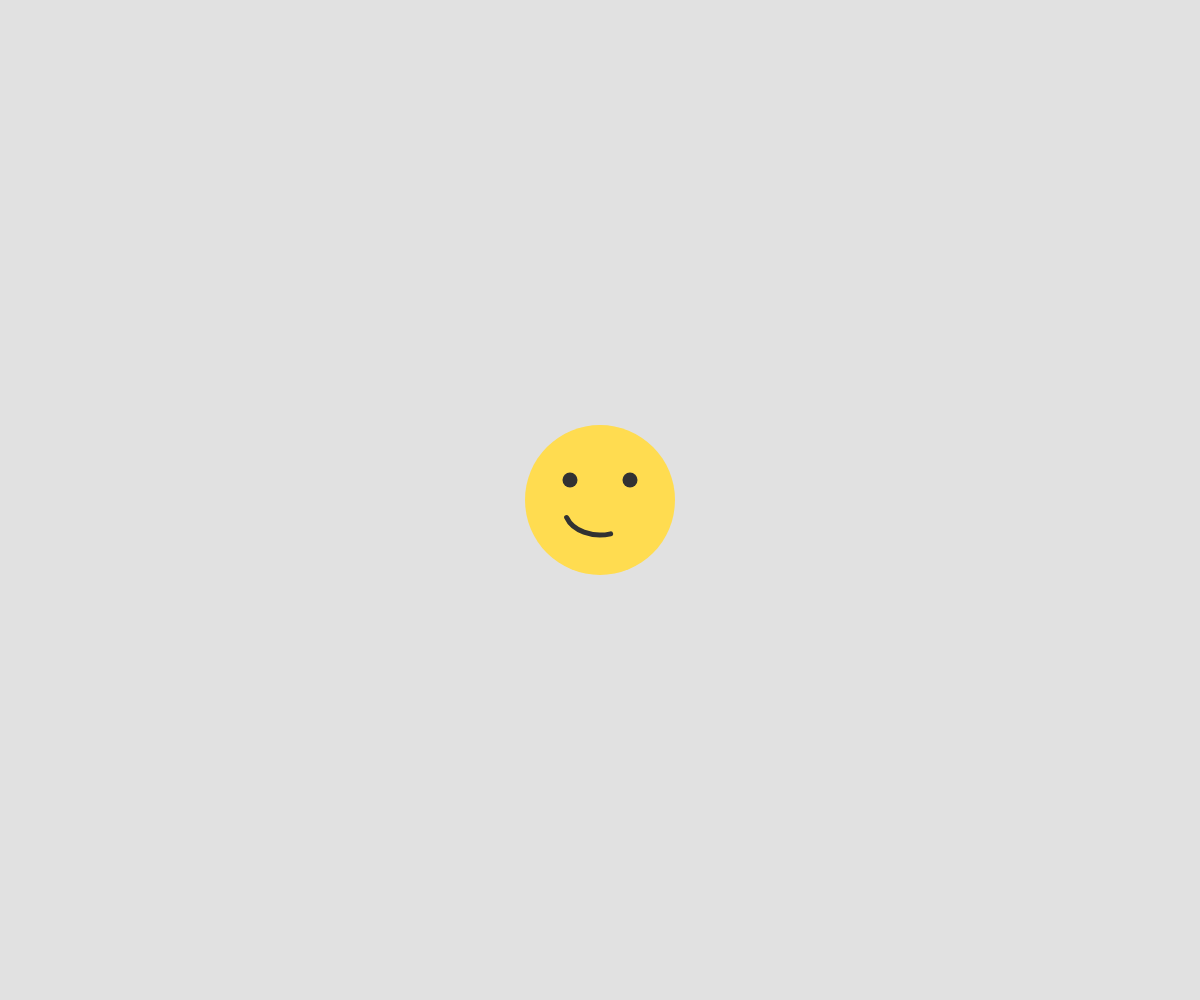
Frame 1 (no input)
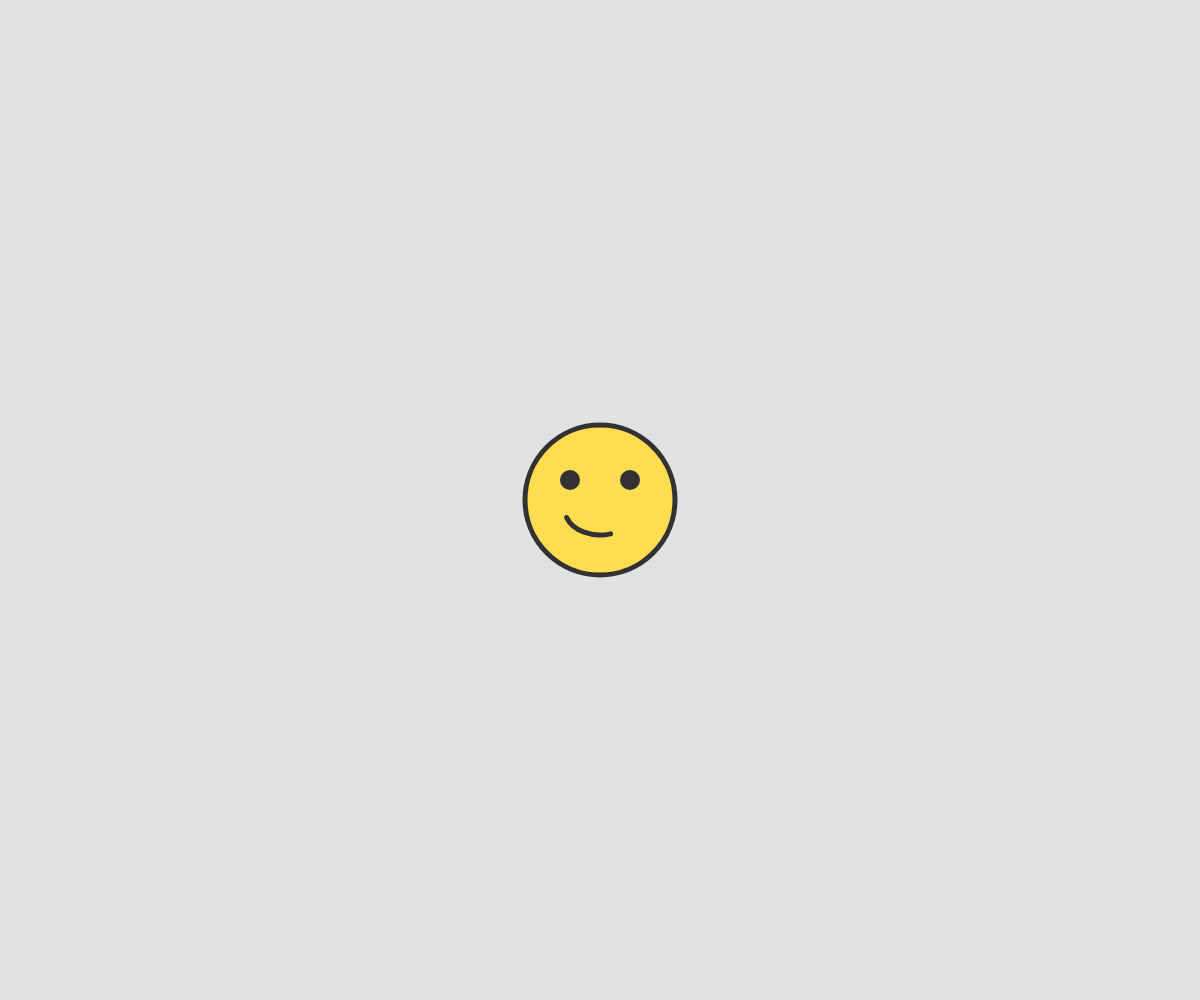
Frame 60 (no input)
Frame 120 (the mouse pressed at the canvas centre since frame 60): identical to frame 60, image omitted

The p5.js sketch that drew these frames (run headless with seeded random() and noise() and a simulated clock; from frame 60 on, the mouse is pressed at the canvas centre):

// p5.js sketch
// ── sketch.js
function setup() {
  createCanvas(windowWidth, windowHeight);
  noStroke();
  background(400);
}

function draw() {
  background(225);
  //face 
  fill(255,220,80);
  ellipse (width / 2, height / 2, 150);

  //eyes 
  fill(50)
  ellipse(width / 2 - 30, height / 2 - 20, 15, 15);
  ellipse(width / 2 + 30, height / 2 - 20, 15, 15);
// smile
noFill();
stroke(50);
strokeWeight(5);
arc(width / 2, height / 2 + 10, 70, 50, 20, 160);

}
